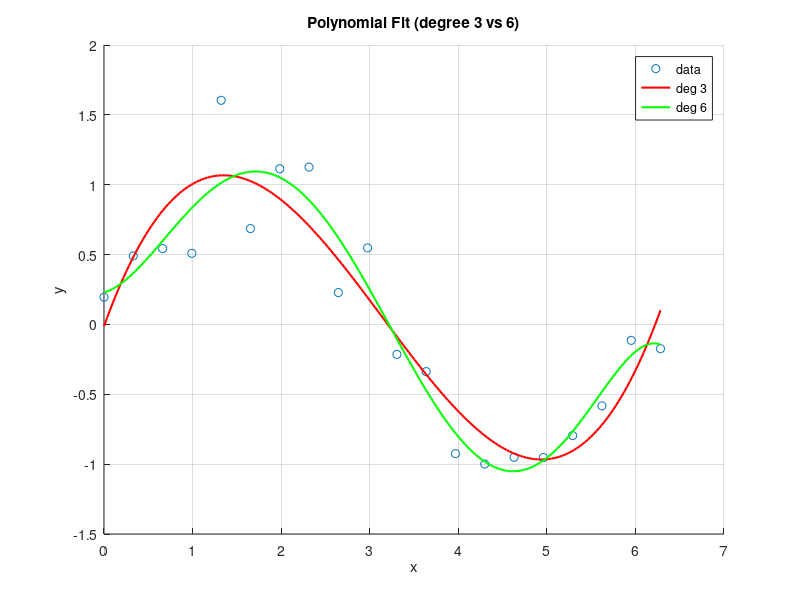

MATLAB code to generate this figure:
% Polyfit Demo — Polynomial curve fitting
% Fit noisy data with polynomials of different degrees
% and plot the results using polyval.
% Pull toolbox functions (signal, stats, graphics, io) into scope so we
% can call them by short name (fft, butter, plot, std, ...). Without this,
% we'd need fully qualified names like signal.transforms.fft(...).


clear
close all

% Noisy samples of a sine-like curve
x = linspace(0, 2*pi, 20);
y = sin(x) + 0.2 * randn(1, 20);

% Evaluation grid
xq = linspace(0, 2*pi, 200);

% Fit degree 3 and degree 6
p3 = polyfit(x, y, 3);
p6 = polyfit(x, y, 6);

figure
hold on
scatter(x, y)
plot(xq, polyval(p3, xq), 'r-', 'LineWidth', 1.5)
plot(xq, polyval(p6, xq), 'g-', 'LineWidth', 1.5)
hold off
title('Polynomial Fit (degree 3 vs 6)')
xlabel('x')
ylabel('y')
legend('data', 'deg 3', 'deg 6')
grid on
